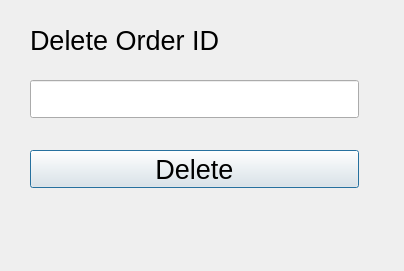
<?xml version="1.0" encoding="UTF-8"?>
<ui version="4.0">
 <class>RemoveDlg</class>
 <widget class="QDialog" name="RemoveDlg">
  <property name="geometry">
   <rect>
    <x>0</x>
    <y>0</y>
    <width>404</width>
    <height>271</height>
   </rect>
  </property>
  <property name="windowTitle">
   <string>Dialog</string>
  </property>
  <widget class="QLabel" name="label_del">
   <property name="geometry">
    <rect>
     <x>30</x>
     <y>20</y>
     <width>329</width>
     <height>41</height>
    </rect>
   </property>
   <property name="font">
    <font>
     <pointsize>20</pointsize>
    </font>
   </property>
   <property name="text">
    <string>Delete Order ID</string>
   </property>
  </widget>
  <widget class="QPushButton" name="pb_del">
   <property name="geometry">
    <rect>
     <x>30</x>
     <y>150</y>
     <width>329</width>
     <height>38</height>
    </rect>
   </property>
   <property name="font">
    <font>
     <pointsize>20</pointsize>
    </font>
   </property>
   <property name="text">
    <string>Delete</string>
   </property>
  </widget>
  <widget class="QLineEdit" name="le_del">
   <property name="geometry">
    <rect>
     <x>30</x>
     <y>80</y>
     <width>329</width>
     <height>38</height>
    </rect>
   </property>
   <property name="font">
    <font>
     <pointsize>20</pointsize>
    </font>
   </property>
  </widget>
  <widget class="QLabel" name="label_infor">
   <property name="geometry">
    <rect>
     <x>40</x>
     <y>210</y>
     <width>311</width>
     <height>51</height>
    </rect>
   </property>
   <property name="text">
    <string/>
   </property>
  </widget>
 </widget>
 <resources/>
 <connections/>
</ui>
